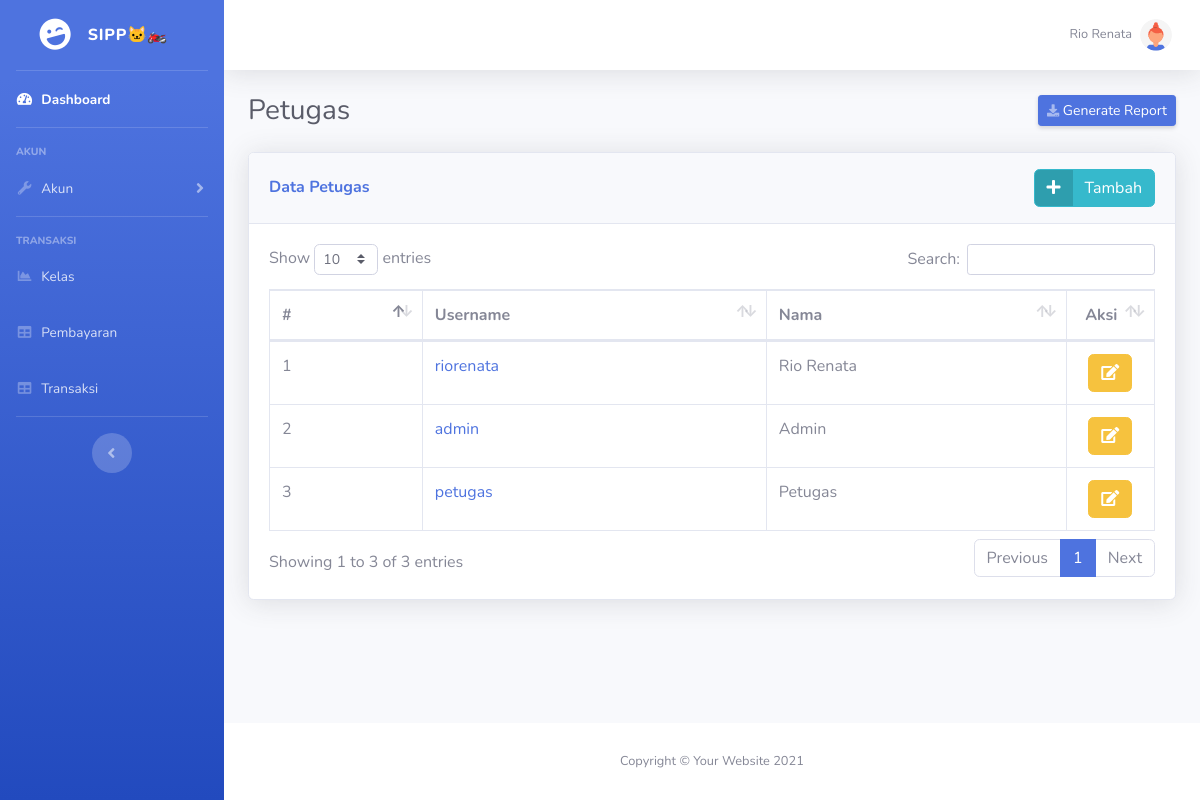
/public/petugas (signed in), run on the app's committed database.
### tables this page shows
CREATE TABLE `petugas` (
  `id_petugas` int(11) NOT NULL,
  `nama` varchar(50) NOT NULL,
  `id_pengguna` int(11) NOT NULL
);

CREATE TABLE `pengguna` (
  `id_pengguna` int(11) NOT NULL,
  `username` varchar(25) NOT NULL,
  `password` varchar(128) NOT NULL,
  `role` int(1) NOT NULL
);

### app/core/Controller.php (called while the page is built, shortened)
<?php
class Controller
{
  public function view($view, $data = [])
  {
    require_once "../app/views/{$view}.php";
  }
  public function model($model)
  {
    return new $model;
  }
}

### app/controllers/Petugas.php (called while the page is built, shortened)
<?php
class Petugas extends Controller
{
  public function index()
  {
    $data = [
      'title'   => 'Petugas',
      'petugas' => $this->model('petugas_model')->getAllPetugas(),
    ];
    $this->view('petugas/index', $data);
  }
}

### app/core/App.php (called while the page is built, shortened)
<?php
class App
{
  protected $method     = 'index';
  protected $params     = [];
  public function __construct()
  {
    $this->controller = new $this->controller;
    call_user_func_array([$this->controller, $this->method], $this->params);
  }
}

### public/index.php (called while the page is built, shortened)
<?php
$app = new App;

### app/core/Database.php (called while the page is built, shortened)
<?php
class Database
{
  private $db_host  = DB_HOST;
  private $db_name  = DB_NAME;
  private $db_user  = DB_USER;
  private $db_pass  = DB_PASS;
  private $dbh;
  private $stmt;
  public function __construct()
  {
    $dsn    = "mysql:host={$this->db_host};dbname={$this->db_name}";
    $option = [
      PDO::ATTR_PERSISTENT => true,
      PDO::ATTR_ERRMODE => PDO::ERRMODE_EXCEPTION
    ];
    try {
      $this->dbh = new PDO($dsn, $this->db_user, $this->db_pass, $option);
    } catch (PDOException $e) {
      die($e->getMessage());
    }
  }
  public function query($query)
  {
    $this->stmt = $this->dbh->prepare($query);
  }
  public function execute()
  {
    $this->stmt->execute();
  }
  public function fetchAll()
  {
    $this->execute();
    return $this->stmt->fetchAll(PDO::FETCH_ASSOC);
  }
}

### app/models/Petugas_Model.php (called while the page is built, shortened)
<?php
class Petugas_Model
{
  private $table  = 'petugas';
  private $db;
  public function __construct()
  {
    $this->db = new Database;
  }
  public function getAllPetugas()
  {
    $query  = "SELECT petugas.*, pengguna.* FROM {$this->table} LEFT JOIN pengguna ON petugas.id_pengguna = pengguna.id_pengguna";
    $this->db->query($query);
    return $this->db->fetchAll();
  }
}

### app/views/petugas/index.php (the view, shortened to what this page needs)
<div class="container-fluid">
  <div class="d-sm-flex align-items-center justify-content-between mb-4">
    <h1 class="h3 mb-0 text-gray-800"><?= $data['title'] ?></h1>
    <a href="#" class="d-none d-sm-inline-block btn btn-sm btn-primary shadow-sm"><i class="fas fa-download fa-sm text-white-50"></i> Generate Report</a>
  </div>
  <div class="card shadow mb-4">
    <div class="card-header py-3 d-sm-flex align-items-center justify-content-between">
      <h6 class="m-0 font-weight-bold text-primary">Data Petugas</h6>
      <a href="#" data-toggle="modal" data-target="#modalTambahPetugas" class="btn btn-info btn-icon-split">
        <span class="icon text-white-100">
          <i class="fas fa-plus"></i>
        </span>
        <span class="text">
          Tambah
        </span>
      </a>
    </div>
    <div class="card-body">
      <div class="table-responsive">
        <table class="table table-bordered" id="dataTable" width="100%" cellspacing="0">
          <thead>
            <tr>
              <th>#</th>
              <th>Username</th>
              <th>Nama</th>
              <th width="10%" class="text-center">Aksi</th>
            </tr>
          </thead>
          <tbody>
            <?php foreach ($data['petugas'] as $key) { ?>
              <tr>
                <td><?= $key['id_petugas']; ?></td>
                <td><a href="<?= BASE_URL ?>/petugas/detail/<?= $key['id_petugas'] ?>"><?= $key['username']; ?></a></td>
                <td><?= $key['nama']; ?></td>
                <td class="text-center">
                  <a href="<?= BASE_URL ?>/petugas/detail/<?= $key['id_petugas'] ?>" class="btn btn-warning">
                    <span class="icon text-white-100">
                      <i class="fas fa-edit"></i>
                    </span>
                  </a>
                </td>
              </tr>
            <?php } ?>
          </tbody>
        </table>
      </div>
    </div>
  </div>
</div>

### data on the page
petugas: id_petugas "1", id_pengguna.username "riorenata", nama "Rio Renata"
petugas: id_petugas "2", id_pengguna.username "admin", nama "Admin"
petugas: id_petugas "3", id_pengguna.username "petugas", nama "Petugas"

### other printed values
$_SESSION['user']['name'] "Rio Renata"
$data['title'] "Petugas"
